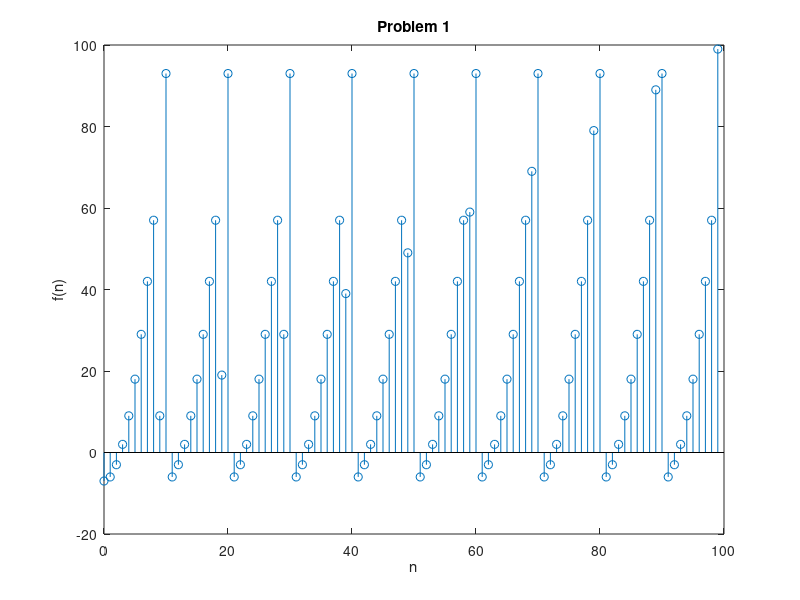

This figure's MATLAB source:

n = 0:99;
fofn = 0:99;
i = 0;
while i ~=100
    x = i;
    i = i+1;
   while x>=11
       x= x-10;
   end
   if x ==9
       y(i) = NaN;
       continue
   end
    fofn(i) = (x.^2)-7;
end
stem(n,fofn)
title('Problem 1')
xlabel('n')
ylabel('f(n)')